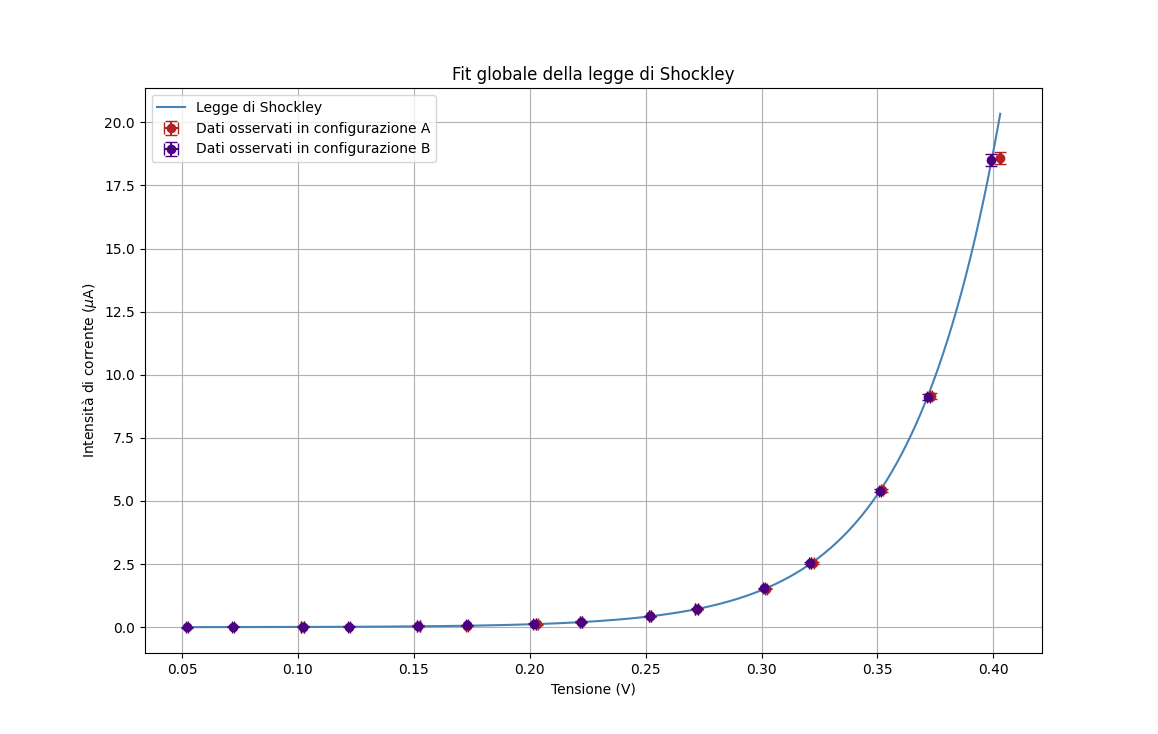

The Python source for this figure:
import numpy as np
import matplotlib.pyplot as plt
from iminuit import Minuit
from iminuit.cost import LeastSquares
from scipy.stats import chi2

# ==============================================================
# Costanti e modello
# ==============================================================

q_KT = 38.6  # q / (k_B * T) in V^-1 (temperatura ambiente)

def I_shockley(V, I_0, g):
    return I_0 * (np.exp(q_KT * V / g) - 1)

def dI_dV_shockley(V, I_0, g):
    return I_0 * np.exp(q_KT * V / g) * q_KT / g

# ==============================================================
# Dati sperimentali
# ==============================================================

# Configurazione 1: voltmetro misura V_diodo + V_amperometro
#   => V_diodo_reale = V_letto - R_A * I_letto
V_1 = np.array([0.102, 0.152, 0.173, 0.203, 0.222, 0.252, 0.272,
                0.302, 0.322, 0.352, 0.373, 0.403])  # V
I_1 = np.array([0.008, 0.035, 0.058, 0.123, 0.203, 0.431, 0.705,
                1.521, 2.550, 5.42,  9.16, 18.60])   # µA

sigma_I_conf1 = np.array([0.0205, 0.0205, 0.0205, 0.0205, 0.0205,
                           0.0205, 0.0205, 0.0205, 0.0205, 0.0202,
                           0.0202, 0.0202])  # µA

# Configurazione 2: amperometro misura I_diodo + I_voltmetro
#   => I_diodo_reale = I_letto - V_letto / R_V
V_2 = np.array([0.052, 0.072, 0.102, 0.122, 0.152, 0.173, 0.202,
                0.222, 0.252, 0.272, 0.301, 0.321, 0.351, 0.372, 0.399])  # V
I_2 = np.array([0.004, 0.009, 0.016, 0.025, 0.048, 0.073, 0.142,
                0.221, 0.447, 0.725, 1.539, 2.555, 5.410, 9.10,  18.50])  # µA

sigma_I_conf2 = np.array([0.0198, 0.0198, 0.0198, 0.0198, 0.0198,
                           0.0198, 0.0198, 0.0136, 0.0136, 0.0136,
                           0.0136, 0.0136, 0.0136, 0.0136, 0.0136])  # µA

sigma_V_1 = 0.0005  # V
sigma_V_2 = 0.0005  # V

# ==============================================================
# Modelli corretti per le due configurazioni
# ==============================================================

def I_modello_conf1(V_letto, I_0, g, R_A, R_V):
    """
    Conf. 1: il voltmetro include la caduta su R_A.
    La tensione reale sul diodo è V_letto - R_A * I_letto.
    Poiché I_letto ≈ I_diodo (R_V >> R_diodo), usiamo I_shockley
    in forma implicita; qui approssimiamo I_letto ≈ I_diodo
    (buona approssimazione se R_A piccola).
    """
    V_diodo = V_letto - R_A * I_shockley(V_letto, I_0, g) * 1e-6  # I in A
    return I_shockley(V_diodo, I_0, g)

def I_modello_conf2(V_letto, I_0, g, R_A, R_V):
    """
    Conf. 2: l'amperometro include la corrente nel voltmetro.
    La corrente reale nel diodo è I_letto - V_letto / R_V.
    """
    return I_shockley(V_letto, I_0, g) + V_letto / R_V * 1e6  # risultato in µA

# ==============================================================
# Funzione di costo globale con propagazione iterativa degli errori
# ==============================================================

def fit_globale_iterativo(n_iter=10):
    """
    Fit globale su entrambe le configurazioni con propagazione
    iterativa degli errori su V.
    """
    sigma_tot_1 = sigma_I_conf1.copy()
    sigma_tot_2 = sigma_I_conf2.copy()

    # Valori iniziali ragionevoli
    params_init = dict(I_0=0.0001, g=1.5, R_A=50.0, R_V=1e7)

    for iteration in range(n_iter):

        # Costo conf. 1
        ls1 = LeastSquares(V_1, I_1, sigma_tot_1, I_modello_conf1)
        # Costo conf. 2
        ls2 = LeastSquares(V_2, I_2, sigma_tot_2, I_modello_conf2)
        # Costo globale = somma dei due
        ls_global = ls1 + ls2

        m = Minuit(ls_global, **params_init)
        m.limits["I_0"] = (1e-8, 1.0)
        m.limits["g"]   = (1.0, 2.0)
        m.limits["R_A"] = (0.0, 1e4)    # Ohm
        m.limits["R_V"] = (1e4, 1e9)    # Ohm

        m.migrad()

        I_0_, g_, R_A_, R_V_ = (m.values["I_0"], m.values["g"],
                                 m.values["R_A"], m.values["R_V"])

        # Aggiornamento sigma_tot con propagazione errore su V
        # dI/dV calcolato sulla tensione corretta
        V_diodo_1 = V_1 - R_A_ * I_shockley(V_1, I_0_, g_) * 1e-6
        dIdV_1 = dI_dV_shockley(V_diodo_1, I_0_, g_)
        sigma_tot_1 = np.sqrt(sigma_I_conf1**2 + (dIdV_1 * sigma_V_1)**2)

        dIdV_2 = dI_dV_shockley(V_2, I_0_, g_)
        sigma_tot_2 = np.sqrt(sigma_I_conf2**2 + (dIdV_2 * sigma_V_2)**2)

        # Aggiorna i valori iniziali per la prossima iterazione
        params_init = dict(zip(m.parameters, m.values))

    # Fit finale con le sigma converge
    ls1 = LeastSquares(V_1, I_1, sigma_tot_1, I_modello_conf1)
    ls2 = LeastSquares(V_2, I_2, sigma_tot_2, I_modello_conf2)
    m_final = Minuit(ls1 + ls2, **params_init)
    m_final.limits["I_0"] = (1e-8, 1.0)
    m_final.limits["g"]   = (1.0, 2.0)
    m_final.limits["R_A"] = (0.0, 1e4)
    m_final.limits["R_V"] = (1e4, 1e9)
    m_final.migrad()
    m_final.hesse()  # errori accurati

    return m_final, sigma_tot_1, sigma_tot_2

# ==============================================================
# Esecuzione del fit
# ==============================================================

m, sigma_tot_1, sigma_tot_2 = fit_globale_iterativo(n_iter=10)

print("\n" + "="*55)
print("  RISULTATI FIT GLOBALE")
print("="*55)
for par, val, err in zip(m.parameters, m.values, m.errors):
    if par in ("R_A", "R_V"):
        print(f"  {par:5s} = {val:.2f} ± {err:.2f} Ω")
    elif par == "I_0":
        print(f"  {par:5s} = {val:.4e} ± {err:.4e} µA")
    else:
        print(f"  {par:5s} = {val:.4f} ± {err:.4f}")
print("="*55)

# ==============================================================
# Diagnostica χ²
# ==============================================================

I_0_ = m.values["I_0"]
g_   = m.values["g"]
R_A_ = m.values["R_A"]
R_V_ = m.values["R_V"]

I_pred_1 = I_modello_conf1(V_1, I_0_, g_, R_A_, R_V_)
I_pred_2 = I_modello_conf2(V_2, I_0_, g_, R_A_, R_V_)

residui_1 = (I_1 - I_pred_1) / sigma_tot_1
residui_2 = (I_2 - I_pred_2) / sigma_tot_2

chi2_tot = np.sum(residui_1**2) + np.sum(residui_2**2)
ndof = len(I_1) + len(I_2) - len(m.parameters)
p_val = chi2.sf(chi2_tot, ndof)

print(f"\n  χ²      = {chi2_tot:.2f}")
print(f"  ndof    = {ndof}")
print(f"  χ²/ndof = {chi2_tot/ndof:.2f}")
print(f"  p-value = {p_val:.4f}\n")

# ==============================================================
# Plot
# ==============================================================

x_axis = np.linspace(0.04, max(V_2) + 0.01, 5000)
y_fit_1 = I_modello_conf1(x_axis, I_0_, g_, R_A_, R_V_)
y_fit_2 = I_modello_conf2(x_axis, I_0_, g_, R_A_, R_V_)

fig, axes = plt.subplots(2, 2, figsize=(13, 9))
fig.suptitle("Caratterizzazione del diodo — Fit globale con correzione $R_A$, $R_V$",
             fontsize=13)

titoli = ["Scala lineare", "Scala logaritmica"]
colori = ["olivedrab", "cornflowerblue"]
etichette = ["Conf. 1 (volt. esterno)", "Conf. 2 (volt. interno)"]
V_data   = [V_1, V_2]
I_data   = [I_1, I_2]
sigma_data = [sigma_tot_1, sigma_tot_2]
y_fits   = [y_fit_1, y_fit_2]

for row, (V_d, I_d, sig, y_fit, colore, etichetta) in enumerate(
        zip(V_data, I_data, sigma_data, y_fits, colori, etichette)):

    for col, (ax, log) in enumerate(zip(axes[row], [False, True])):
        ax.set_title(f"{etichetta} — {titoli[col]}")
        ax.set_xlabel("Tensione (V)")
        ax.set_ylabel("Corrente (µA)")

        y_fit_plot = np.where(y_fit > 0, y_fit, np.nan)
        ax.plot(x_axis, y_fit_plot,
                color=colore, label="Fit globale Shockley")
        ax.errorbar(V_d, I_d,
                    xerr=sigma_V_1, yerr=sig,
                    color="indigo", linestyle="None",
                    marker="o", capsize=4, label="Dati osservati")
        if log:
            ax.set_yscale("log")
        ax.legend(fontsize=8)
        ax.grid(True, which="both", alpha=0.4)

plt.tight_layout()

# Plot residui
fig2, axes2 = plt.subplots(1, 2, figsize=(12, 4))
fig2.suptitle("Residui normalizzati — Fit globale")

for ax, res, etichetta, colore in zip(
        axes2, [residui_1, residui_2], etichette, colori):
    ax.axhline(0, color="gray", linewidth=0.8, linestyle="--")
    ax.bar(range(len(res)), res, color=colore, alpha=0.7)
    ax.set_title(etichetta)
    ax.set_xlabel("Indice punto")
    ax.set_ylabel("$(I_\\mathrm{obs} - I_\\mathrm{fit})\\ /\\ \\sigma$")
    ax.grid(True, alpha=0.3)

plt.tight_layout()
plt.show()

# Plot finale di un solo unico grafico

fig, ax = plt.subplots ()

ax.set_title ("Fit globale della legge di Shockley")
ax.set_xlabel ("Tensione (V)")
ax.set_ylabel ("Intensità di corrente ($\\mu$A)")

x_axis_globale = np.linspace (min (min (V_1), min (V_2)), max (max (V_1), max (V_2)), 50000)

ax.plot (x_axis_globale,
         [I_shockley (V, m.values["I_0"], m.values["g"]) for V in x_axis_globale],
          color = "steelblue",
          label = "Legge di Shockley"
          )


ax.errorbar (V_1, I_1,
             xerr = sigma_V_1,
             yerr = sigma_tot_1,
             color = "firebrick",
             label = "Dati osservati in configurazione A",
             marker = 'o',
             linestyle = "None",
             capsize = 4
             )

ax.errorbar (V_2, I_2,
             xerr = sigma_V_2,
             yerr = sigma_tot_2,
             color = "indigo",
             marker = 'o',
             linestyle = "None",
             label = "Dati osservati in configurazione B",
             capsize = 4
             )

plt.grid (True)
plt.legend ()
plt.show ()
